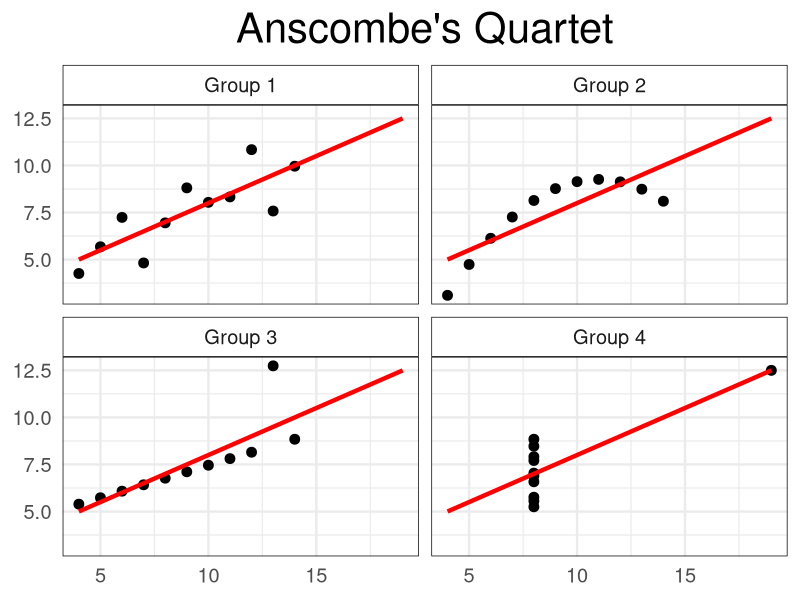

Here is the R script that generated this plot:
## ---- chunk 1
library(tidyverse)
#library(tidymodels)

library(kableExtra)

theme_set(theme_minimal(18))
## ---- chunk 2
data <- read_csv("anscombe.csv")
## ---- chunk 3
intercept <- function(x, y) {
  model <- lm(y ~ x)
  coefficients(model)[1]
}

slope <- function(x, y) {
  model <- lm(y ~ x)
  coefficients(model)[2]
}

r_squared <- function(x, y){
  model <- lm(y ~ x)
  summary(model)$r.squared 
}

data %>%
    
  group_by(group) %>%

  summarise(mean_x    = mean(x)         %>% round(1),
            var_x     = var(x)          %>% round(1),
            mean_y    = mean(y)         %>% round(1),
            var_y     = var(y)          %>% round(1),
            corr      = cor(x, y)       %>% round(2),
            intercept = intercept(x, y) %>% round(2),
            slope     = slope(x, y)     %>% round(2),
            r_squared = r_squared(x,y)  %>% round(2)) %>%
  
  kable(col.names = c("Group",
                      "Mean X",
                      "Variance X",
                      "Mean Y",
                      "Variance Y",
                      "Correlation X and Y",
                      "Intercept",
                      "Slope",
                      "R Squared"),
        
        format = "markdown")
## ---- chunk 4
data %>%
    
    ggplot(mapping = aes(x = x, y = y)) +
    
    labs(title = "Anscombe's Quartet") +
    
    geom_point(size = 3) +
    
    geom_smooth(method = "lm", se = FALSE,
                
                color = "red", fullrange = TRUE, size = 1.5) +
    
    facet_wrap(~group, 
               
               labeller = as_labeller(
                   c(`Group_1` = "Group 1",
                     `Group_2` = "Group 2",
                     `Group_3` = "Group 3",
                     `Group_4` = "Group 4"))
    ) +
    
    theme(plot.title       = element_text(hjust = 0.5, size = 30),
          
          axis.title.x     = element_blank(),
          
          axis.title.y     = element_blank(),
          
          strip.background = element_rect(color="black", size=0.5,
                                          
                                          linetype="solid"),
          
          panel.border     = element_rect(color="black", size=0.5,
                                          
                                          linetype="solid", fill = NA)
    )
